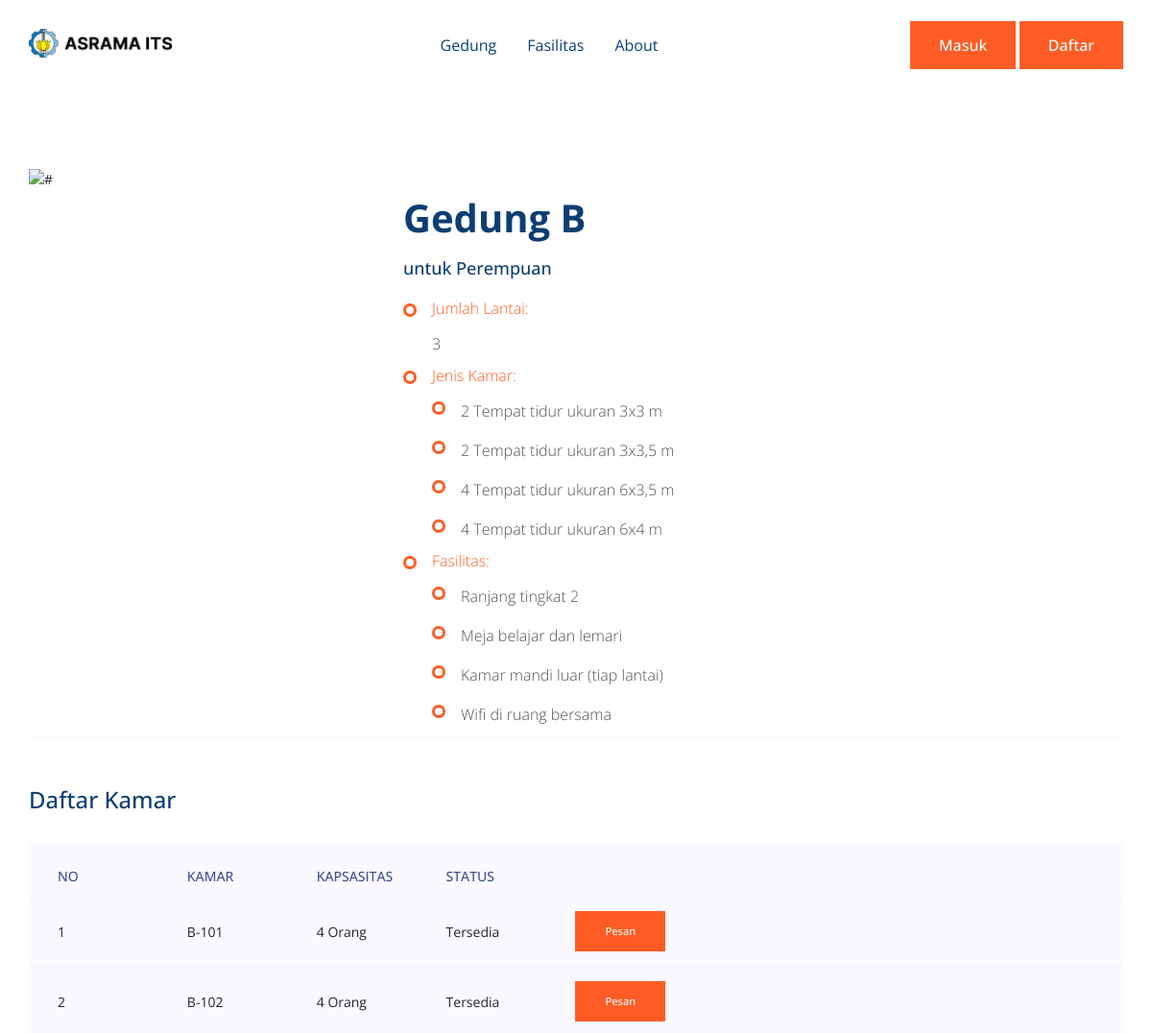
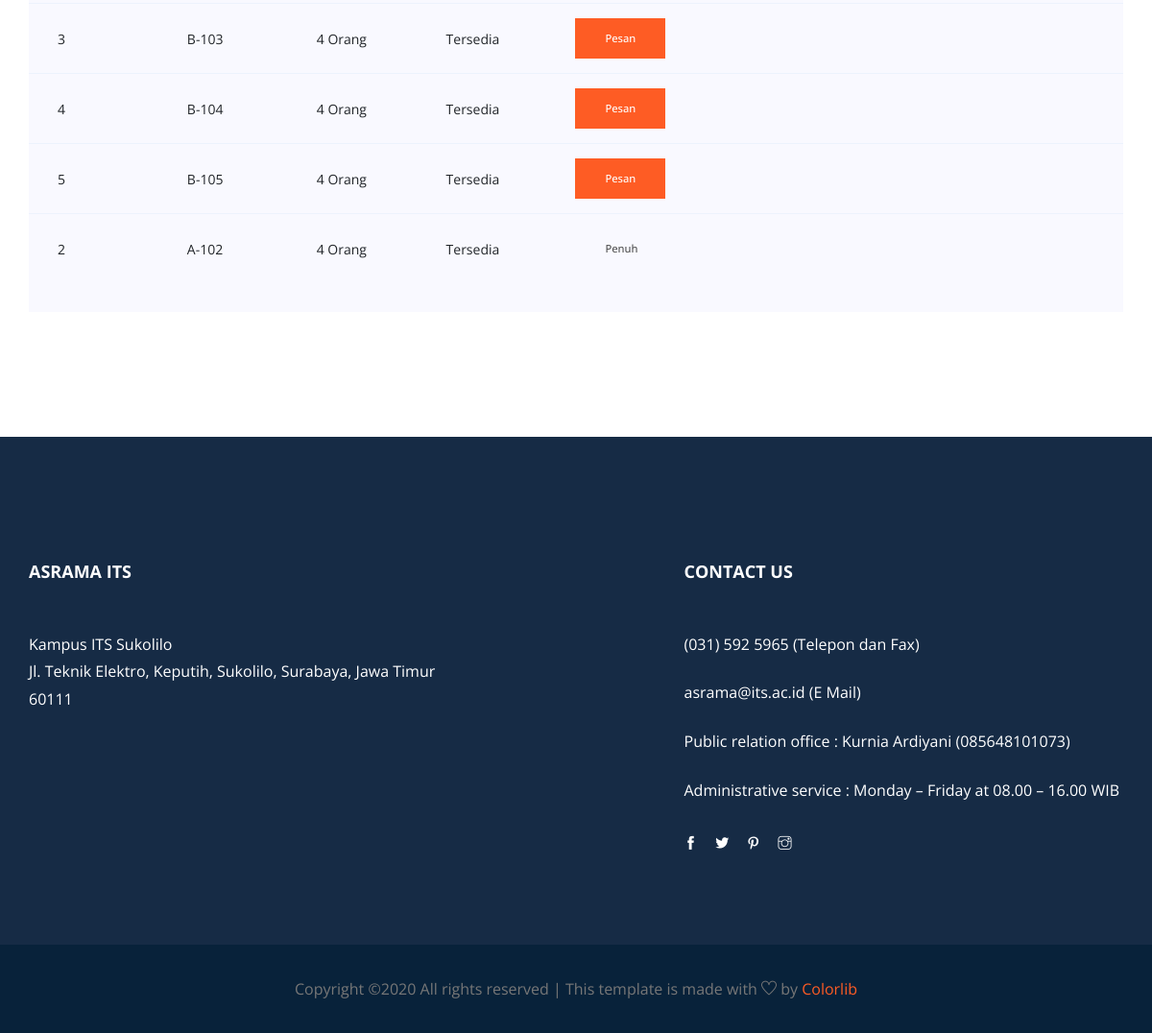
The page /gedung/gedung_a.php?id_gedung=2 on the database its author committed (2 pictures, top to bottom).
### tables this page shows
CREATE TABLE `gedung` (
  `id_gedung` int(4) AUTO_INCREMENT NOT NULL, 
  `nama` varchar(20) DEFAULT NULL,
  `penghuni` varchar(12) DEFAULT NULL,
  `lantai` int(2) DEFAULT NULL,
  `kapasitas` int(3) NOT NULL,
  `fasilitas` int(2) NOT NULL,
  PRIMARY KEY (`id_gedung`),
  CONSTRAINT `FK_gedung_fasilitas` FOREIGN KEY (`fasilitas`) REFERENCES `fasilitas` (`id_fasilitas`) ON DELETE CASCADE
);

CREATE TABLE `fasilitas` (
  `id_fasilitas` int(4) AUTO_INCREMENT NOT NULL, 
  `jenis` varchar(40) DEFAULT NULL,
  PRIMARY KEY (`id_fasilitas`)
);

CREATE TABLE `kamar` (
  `id_kamar` int(4) AUTO_INCREMENT NOT NULL, 
  `id_gedung` int(4) NOT NULL, 
  `id_jenis_kamar` int(4) NOT NULL, 
  `nama` varchar(20) DEFAULT NULL,
  `kapasitas` int(3) DEFAULT NULL,
  `harga` int(7) DEFAULT NULL,
  PRIMARY KEY (`id_kamar`),
  CONSTRAINT `FK_kamar_gedung` FOREIGN KEY (`id_gedung`) REFERENCES `gedung` (`id_gedung`) ON DELETE CASCADE,
  CONSTRAINT `FK_kamar_jenis` FOREIGN KEY (`id_jenis_kamar`) REFERENCES `jenis_kamar` (`id_jenis_kamar`) ON DELETE CASCADE
);

### gedung/gedung_a.php (the view, shortened to what this page needs)
<?php
    include 'header.php';
    include 'navbar.php';
    $id = $_GET['id_gedung'];
    $sql_gedung = "SELECT * FROM gedung LEFT JOIN fasilitas ON gedung.fasilitas = fasilitas.id_fasilitas WHERE id_gedung = $id";
    $sql_kamar = "SELECT * FROM kamar WHERE id_gedung = $id";
    $rows_gedung = mysqli_query($conn, $sql_gedung);
    $rows_kamar = mysqli_query($conn, $sql_kamar);
    $i = 0;
?>
    <section class="about_us section_padding">
        <div class="container">
            <div class="row ">
                <div class="col-lg-4">
                    <div class="about_img">
                        <img src="/pweb/img/ind/gedung_asrama2.jpg" alt="#">
                    </div>
                </div>
                <div class="col-lg-8">
                    <div class="about_text">
                        <?php foreach ($rows_gedung as $row) : ?>
                        <h2>Gedung <?=  $row['nama'] ?></h2>
                        <h4>untuk <?=  $row['penghuni'] ?></h4>
                        <ul class="unordered-list">
                            <li class="list-biasa">
                                <h5>Jumlah Lantai: </h5>
                                <p><?=  $row['lantai'] ?></p>
                            </li>
                            <li class="list-biasa">
                                <h5>Jenis Kamar: </h5>
                                <ul class="unordered-list">
                                    <li>
                                        <p>2 Tempat tidur ukuran 3x3 m</p>
                                    </li>
                                    <li>
                                        <p>2 Tempat tidur ukuran 3x3,5 m</p>
                                    </li>
                                    <li>
                                        <p>4 Tempat tidur ukuran 6x3,5 m</p>
                                    </li>
                                    <li>
                                        <p>4 Tempat tidur ukuran 6x4 m</p>
                                    </li>
                                </ul>
                            </li>
                            <li class="list-biasa">
                                <h5>Fasilitas: </h5>
                                <ul class="unordered-list">
                                    <li><p>Ranjang tingkat 2</p></li>
                                    <li><p>Meja belajar dan lemari</p></li>
                                    <li><p><?=  $row['jenis'] ?></p></li>
                                    <li><p>Wifi di ruang bersama</p></li>
                                </ul>
                            </li>
                        </ul>
                    <?php endforeach;?>
                    </div>
                </div>
            </div>
            <div class="section-top-border">
				<h3 class="mb-30">Daftar Kamar</h3>
				<div class="progress-table-wrap">
                    <div class="progress-table">
                        <div class="table-head">
                            <div class="serial">No</div>
							<div class="serial">Kamar</div>
							<div class="serial">Kapsasitas</div>
							<div class="serial">Status</div>
							<div class="serial"></div>
                        </div>
                        <?php foreach ($rows_kamar as $row) : ?>
						<div class="table-row">
							<div class="serial"><?= ++$i ?></div>
							<div class="serial"><?=  $row['nama'] ?></div>
							<div class="serial"><?=  $row['kapasitas'] ?> Orang</div>
							<div class="serial">Tersedia</div>
							<div class="serial"><a class="genric-btn primary" href="/pweb/pesan.php?id_kamar=<?php echo $row['id_kamar']?>">Pesan</a></div>
						</div>
                        <?php endforeach;?>
						<div class="table-row">
							<div class="serial">2</div>
							<div class="serial">A-102</div>
							<div class="serial">4 Orang</div>
							<div class="serial">Tersedia</div>
							<div class="serial"><p class="genric-btn disable">Penuh</p></div>
						</div>
					</div>
                </div>
			</div>
        </div>
    </section>
<?php
    include 'footer.php';
?>

### rows shown on the page
gedung: nama "B", penghuni "Perempuan", lantai "3", fasilitas.jenis "Kamar mandi luar (tiap lantai)"
kamar: nama "B-101", kapasitas "4"
kamar: nama "B-102", kapasitas "4"
kamar: nama "B-103", kapasitas "4"
kamar: nama "B-104", kapasitas "4"
kamar: nama "B-105", kapasitas "4"
